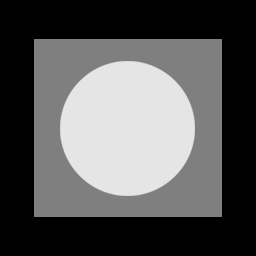
%> input picture project04/code/Fig0503 (original_pattern).tif, 256 x 256 px
$ octave assignment4.m   (GNU Octave 9; MATLAB toolbox functions it lacks are replaced by stand-ins)
%> lines starting %> are read from the running program, lines starting %| are printed output that depends on the picture
### project04/code/assignment4_part1.m
function assignment4_part1(f)
f=im2double(f);
n_gaussian = Gaussian_noise(f,0,0.08);
subplot(2,3,1);imshow(f+n_gaussian);xlabel('Gaussian noise');
subplot(2,3,4);imhist(f+n_gaussian);

n_rayleigh = Rayleigh_noise(f,-0.2,0.03);
subplot(2,3,2);imshow(f+n_rayleigh);xlabel('Rayleigh noise');
subplot(2,3,5);imhist(f+n_rayleigh);

n_Erlang = Gamma_noise(f,25,3);
subplot(2,3,3);imshow(f+n_Erlang);xlabel('Gamma noise');
subplot(2,3,6);imhist(f+n_Erlang);
suptitle('FIGURE 5.4 in textbook');
figure(2);
n_Ex = Exponential_noise(f,9);
subplot(2,3,4);imhist(f+n_Ex);
subplot(2,3,1);imshow(f+n_Ex);xlabel('Exponential noise');

n_Uniform = Uniform_noise(f,0,0.3);
subplot(2,3,5);imhist(f+n_Uniform);
subplot(2,3,2);imshow(f+n_Uniform);xlabel('Uniform noise');

g_sp = Impulse_noise(f,0.05,0.05);
subplot(2,3,6);imhist(g_sp);
subplot(2,3,3);imshow(g_sp);xlabel('Impulse noise');
suptitle('FIGURE 5.4 in textbook');


end

### project04/code/Gaussian_noise.m
function n_gaussian=Gaussian_noise(f,a,b)
[M,N]=size(f);
n_gaussian = a + b .* randn(M,N);
end

### project04/code/Gamma_noise.m
function n_Erlang=Gamma_noise(f,a,b)
[M,N]=size(f);
n_Erlang = zeros(M,N);
 [M,N]=size(f);
for j=1:b
    n_Erlang = n_Erlang + (-1/a)*log(1 - rand(M,N));
end
end

### project04/code/Impulse_noise.m
function g_sp=Impulse_noise(f,a,b)
[M,N]=size(f);
x = rand(M,N);
g_sp = f;
g_sp(find(x<=a)) = 0;
g_sp(find(x > a & x<(a+b))) = 1;
end

### project04/code/assignment4_part2.m
function assignment4_part2(f)
f=im2double(f);
n_gaussian = Gaussian_noise(f,0,0.08);
subplot(2,2,1);imshow(f);title('(a)X-ray image');
f_noise=f+n_gaussian;
subplot(2,2,2);imshow(f_noise);title('(b)Image corrupted by additive Gaussian noise')
Arithmetic_filter_result=Arithmetic_mean_filter(f_noise,3);
subplot(2,2,3);imshow(Arithmetic_filter_result);title('(c)filtering with an arithmetic mean filter of size 3*3');
Geometric_filter_result=Geometric_mean_filter(f_noise,3);
subplot(2,2,4);imshow(Geometric_filter_result);title('(d)filtering with an Geometric mean filter of size 3*3');
suptitle('FIGURE 5.07 in textbook');
figure;

pepper_noise_result = Impulse_noise(f,0.1,0);
subplot(2,2,1);imshow(pepper_noise_result);xlabel('(a)Image corrupted by pepper noise with a probability of 0.1');
salt_noise_result = Impulse_noise(f,0,0.1);
subplot(2,2,2);imshow(salt_noise_result);xlabel('(b)Image corrupted by salt noise with a probability of 0.1');
pepper_noise_reduce = Contraharmonic_mean_filter(pepper_noise_result,3,1.5);
subplot(2,2,3);imshow(pepper_noise_reduce);xlabel('(c)Result of Contraharmonic_mean_filter(3*3)(Q=1.5) ');
salt_noise_reduce = Contraharmonic_mean_filter(salt_noise_result,3,-1.5);
subplot(2,2,4);imshow(salt_noise_reduce);xlabel('(d)Result of Contraharmonic_mean_filter(3*3)(Q=-1.5) ');
suptitle('FIGURE 5.08 in textbook')

figure;
pepper_noise_wrong_reduce = Contraharmonic_mean_filter(pepper_noise_result,3,-1.5);
subplot(1,2,1);imshow(pepper_noise_wrong_reduce);xlabel('(a)Result of Contraharmonic_mean_filter(3*3)(Q=-1.5) ');
salt_noise_wrong_reduce = Contraharmonic_mean_filter(salt_noise_result,3,1.5);
subplot(1,2,2);imshow(salt_noise_wrong_reduce);xlabel('(b)Result of Contraharmonic_mean_filter(3*3)(Q=1.5) ');
suptitle('FIGURE 5.09 in textbook')

figure;
salt_pepper_noise_result = Impulse_noise(f,0.1,0.1);
subplot(2,2,1);imshow(salt_pepper_noise_result);
xlabel('(a)Image corrupted by salt and-pepper noise with probabilities Pa=Pb=0.1');
salt_pepper_noise_reduce=median_filter(salt_pepper_noise_result,3);
subplot(2,2,2);imshow(salt_pepper_noise_reduce);
xlabel('(b)Result of one pass with a median filter of size 3*3');

salt_pepper_noise_reduce2=median_filter(salt_pepper_noise_reduce,3);
subplot(2,2,3);imshow(salt_pepper_noise_reduce2);
xlabel('(c)Result of processing (b) with this filter.');

salt_pepper_noise_reduce3=median_filter(salt_pepper_noise_reduce2,3);
subplot(2,2,4);imshow(salt_pepper_noise_reduce3);
xlabel('(d)Result of processing (c) with this filter.');
suptitle('FIGURE 5.10 in textbook')
figure;
pepper_noise_result = Impulse_noise(f,0.1,0);
max_filter_result=max_filter(pepper_noise_result,3);
subplot(121);imshow(max_filter_result);
xlabel('(a)Result of filtering pepper noise image with max filter')

salt_noise_result = Impulse_noise(f,0,0.1);
min_filter_result=min_filter(salt_noise_result,3);
subplot(122);imshow(min_filter_result);
xlabel('(b)Result of filtering salt noise image with min filter');
suptitle('FIGURE 5.11 in textbook')
figure;

uniform_noise_result=Uniform_noise(f,0,sqrt(800)/255);
uniform_noise_result=f+uniform_noise_result;
subplot(231);imshow(uniform_noise_result);
xlabel('(a) Image corrupted by additive uniform noise');

salt_pepper_noise_result=Impulse_noise(uniform_noise_result,0.1,0.1);
subplot(232);imshow(salt_pepper_noise_result);
xlabel('(b) Image additionally corrupted by additive salt and pepper noise.');

arithmetic_filter_result=Arithmetic_mean_filter(salt_pepper_noise_result,5);
subplot(233);imshow(arithmetic_filter_result);
xlabel('(c)arithmetic mean filter(5*5)');

Geometric_filter_result=Geometric_mean_filter(salt_pepper_noise_result,3);
subplot(234);imshow(Geometric_filter_result);
xlabel('(d)geometric mean filter');

median_filter_result=median_filter(salt_pepper_noise_result,5);
subplot(235);imshow(median_filter_result);
xlabel('(e)median filter(5*5)');

Alpha_trimmed_filter_result=Alpha_trimmed_mean_filter(salt_pepper_noise_result,5,5);
subplot(236);imshow(Alpha_trimmed_filter_result);
xlabel('(f)alpha-trimmed mean filter with d = 5');
suptitle('FIGURE 5.12 in textbook')
end

### project04/code/Arithmetic_mean_filter.m
function g=Arithmetic_mean_filter(f,Size)
%f is the input image
%Size is the scale of the filter
[m,n]=size(f);
M=zeros(m+(Size-1)*2,n+(Size-1)*2);
M(Size:m+Size-1,Size:n+Size-1)=f;
for i=1:m+(Size-1)/2
    for j=1:n+(Size-1)/2
       g(i,j)=mean(reshape(M(i:i+Size-1,j:j+Size-1),numel(M(i:i+Size-1,j:j+Size-1)),1));
       %get the Arithmetic mean value of the matrix
    end
end
  g(1:(Size-1)/2,:)=[];
  g(:,1:(Size-1)/2)=[];
end

### project04/code/Exponential_noise.m
function n_Ex=Exponential_noise(f,a)
[M,N]=size(f);
n_Ex = (-1/a)*log(1 - rand(M,N));
end

### project04/code/Rayleigh_noise.m
function n_rayleigh=Rayleigh_noise(f,a,b)
[M,N]=size(f);
n_rayleigh = a + (-b .* log(1 - rand(M,N))).^0.5;
end

### project04/code/Uniform_noise.m
function n_Uniform=Uniform_noise(f,a,b)
[M,N]=size(f);
n_Uniform = a + (b-a)*rand(M,N);
end

### project04/code/Geometric_mean_filter.m
function g=Geometric_mean_filter(f,Size)
%f is the input image
%Size is the scale of the filter
[m,n]=size(f);
M=zeros(m+(Size-1)*2,n+(Size-1)*2);
M(Size:m+Size-1,Size:n+Size-1)=f;
for i=1:m+(Size-1)/2
    for j=1:n+(Size-1)/2
        tmp=reshape(M(i:i+Size-1,j:j+Size-1),numel(M(i:i+Size-1,j:j+Size-1)),1);
        g(i,j)=real(prod(tmp)^(1/(Size*Size)));
        %get the geometric mean value of the matrix
    end
end
  g(1:(Size-1)/2,:)=[];
  g(:,1:(Size-1)/2)=[];
end

### project04/code/assignment4.m
clc;clear;close all;
f=imread('Fig0503 (original_pattern).tif');
%> f is the input picture: size 256x256 uint8; min 0, max 229, mean 87.1
assignment4_part1(f);
%> in assignment4_part1, `n_rayleigh = Rayleigh_noise(f,-0.2,0.03);`:
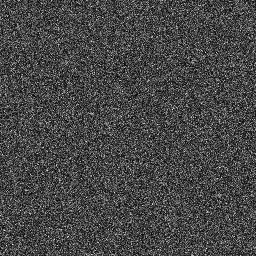
%> n_rayleigh: size 256x256 double; min -0.199, max 0.348, mean -0.0467; drawn with min black and max white
%> after the loop in Gamma_noise, `for j=1:b`:
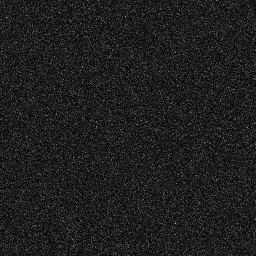
%> n_Erlang: size 256x256 double; min 0.00235, max 0.701, mean 0.12
%> in assignment4_part1, `n_Uniform = Uniform_noise(f,0,0.3);`:
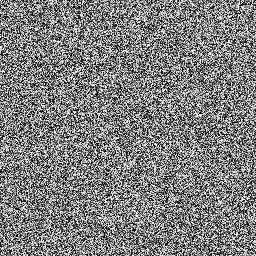
%> n_Uniform: size 256x256 double; min 1.18e-06, max 0.3, mean 0.15; drawn with min black and max white
%> in assignment4_part1, `imshow(f+n_Uniform)`:
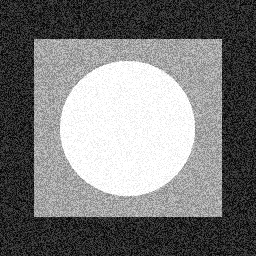
%> displayed picture: size 256x256, on the screen's scale of 0 to 255; min 0, max 255, mean 121.7
figure;

f1=imread('Circuit.tif');
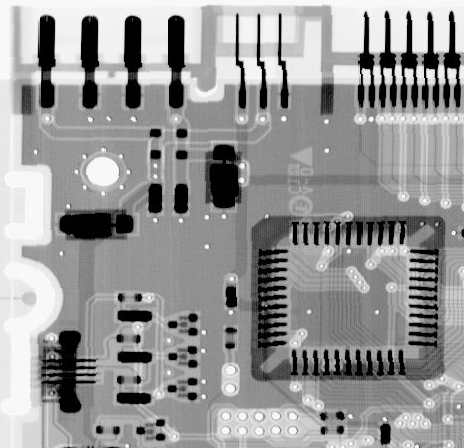
%> input picture project04/code/Circuit.tif, 464 x 448 px
%> f1 is the input picture: size 448x464 uint8; min 0, max 255, mean 150.8
assignment4_part2(f1);
%> in assignment4_part2, `n_gaussian = Gaussian_noise(f,0,0.08);`:
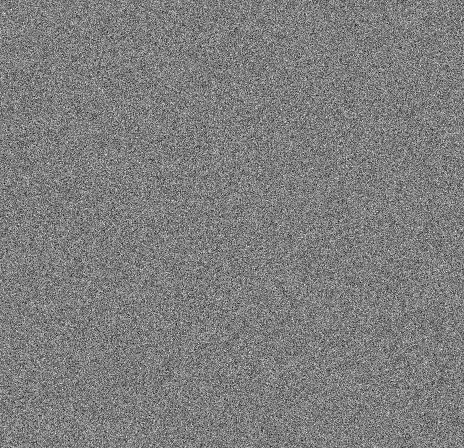
%> n_gaussian: size 448x464 double; min -0.349, max 0.355, mean 9.2e-06; drawn with min black and max white
%> in Arithmetic_mean_filter, `g(:,1:(Size-1)/2)=[];`:
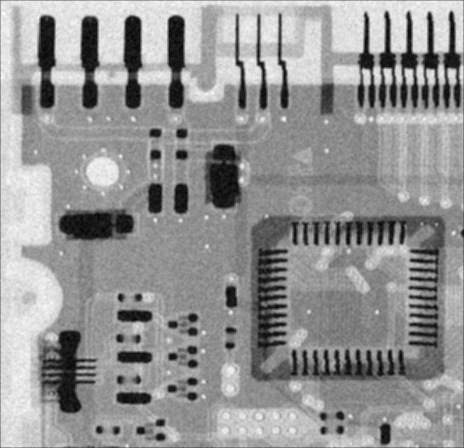
%> g: size 448x464 double; min -0.103, max 1.09, mean 0.589; drawn with min black and max white
%> (the run ends here)
